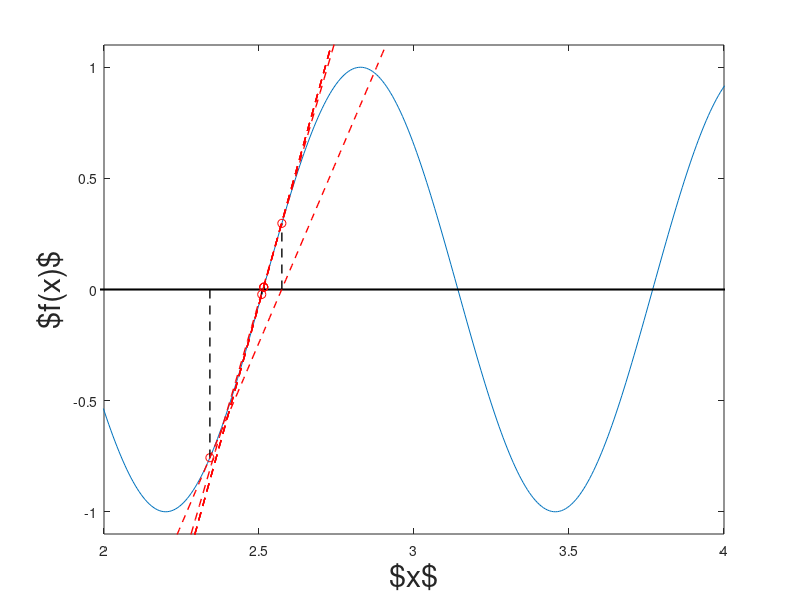

Reproduce this figure in MATLAB.
% Visual example of Newton's method for root finding

clear all
close all
clc

% Define parameter
xMin = 0 - 0.1;
xMax = 2.*pi + 0.1;
Nx = 1000;
x = linspace( xMin, xMax, 1000 );

% Define function and its derivative
factor = 5;
f = @(x) sin(factor.*x);
fPrime = @(x) factor.*cos(factor.*x);

% Set initial guess
x0 = pi - 0.8;

% Set pause duration
pauseLength = 1;

% Set up figure
figure()
box on;
hold all;

% Plot function
functionPlot = plot( x, f(x) );

% Plot axes
xAxisLine = plot( [-1E6, 1E6], [0, 0], 'k', 'LineWidth', 1.5 );
yAxisLine = plot( [0, 0], [-1E6, 1E6], 'k', 'LineWidth', 1.5 );

xlim( [2, 4] );
ylim( 1.1.*[-1, 1] );

xlabel('$x$', 'FontSize', 22 );
ylabel( '$f(x)$', 'FontSize', 22 );

% Loop through and plot tangents
numSteps = 6;
for stepCount = 1:numSteps
    
    % Get current point's y-value
    y0 = f(x0);
   
    % Plot point of intial guess
    plot( x0, f(x0), 'ro' );
    plot( [x0, x0], [0, y0], '--k', 'LineWidth', 1 );
    pause( pauseLength );
    
    % Get the slope of the tangent
    slope = fPrime(x0);
    
    % Get the line associated with that slope and point
    line = y0 + slope.*( x - x0 );
    plot( x, line, '--r', 'LineWidth', 1 );
    pause( pauseLength );
    
    % Find when the line crosses 0 and update
    newIndex = find( abs( line ) == min( abs( line ) ) );
    x0 = x( newIndex );
    
end